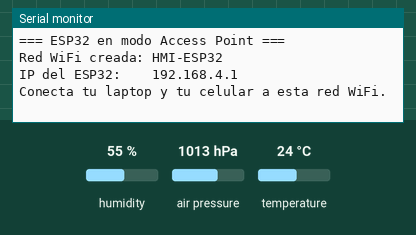
Simulated run of this sketch. Board: ESP32. Parts: the last lines printed to the serial monitor. The test bench sets the inputs (shaded band); at power-on: humidity 55 %, air pressure 1013 hPa, temperature 24 °C.

Above: at 1.5 s.
1.6 s: humidity set to 22 %
At 5.8 s:
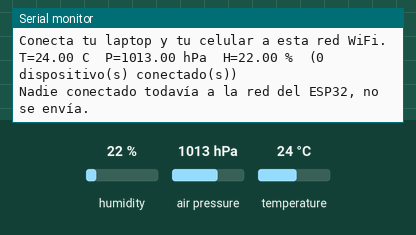
8.9 s: air pressure set to 952 hPa
At 10.8 s:
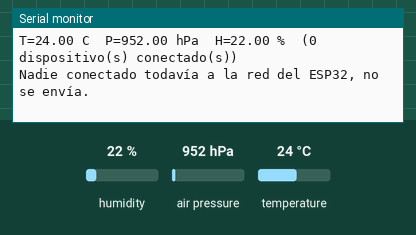
16.2 s: temperature set to 12 °C
At 20.8 s:
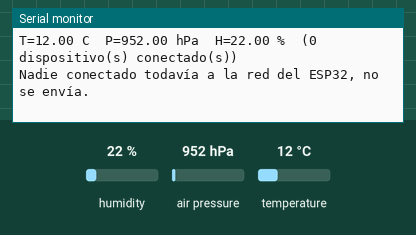

The sketch:

esp32_hmi.ino
```cpp
/*
  esp32_hmi.ino
  ---------------------------------------------------------
  Lee temperatura, presión y humedad de un sensor BME280 y las
  envía por WiFi (HTTP POST, JSON) al backend del HMI.

  MODO ACCESS POINT: el ESP32 NO se conecta a tu router — es al
  revés, el propio ESP32 crea una red WiFi propia. Tu laptop (con
  el servidor Node.js/SQLite) y el celular Android se conectan a
  esa red del ESP32, no hay router de por medio.

  Librerías necesarias (Arduino IDE > Administrador de librerías):
    - "Adafruit BME280 Library" (Adafruit)
    - "Adafruit Unified Sensor" (Adafruit)

  Conexión BME280 (I2C) a un ESP32 típico:
    VIN  -> 3V3
    GND  -> GND
    SCL  -> GPIO 22
    SDA  -> GPIO 21

  Si usas otro sensor (DHT22, BMP280, etc.) solo cambia el
  bloque "LECTURA DE SENSOR" más abajo.
  ---------------------------------------------------------
*/

#include <WiFi.h>
#include <HTTPClient.h>
#include <Wire.h>
#include <Adafruit_Sensor.h>
#include <Adafruit_BME280.h>

// ------------------- CONFIGURACIÓN -------------------

// Nombre y contraseña de la red WiFi que el ESP32 va a crear.
// La contraseña debe tener 8 caracteres o más.
const char* AP_SSID     = "HMI-ESP32";
const char* AP_PASSWORD = "extraccion2024";

// IP fija del ESP32 dentro de su propia red (no la cambies salvo
// que también cambies las instrucciones de la laptop más abajo).
IPAddress AP_IP(192, 168, 4, 1);
IPAddress AP_GATEWAY(192, 168, 4, 1);
IPAddress AP_SUBNET(255, 255, 255, 0);

// IP que le vas a poner MANUALMENTE a la laptop dentro de esta
// misma red (ver README: "Configurar IP fija en la laptop").
// El servidor Node.js (server.js) debe estar corriendo ahí.
const char* SERVER_URL   = "http://192.168.4.2:3000/api/data";

// Debe coincidir con DEVICE_KEY en server.js
const char* DEVICE_KEY   = "cambia-esta-clave";
const char* DEVICE_ID    = "esp32-planta-1";

// Cada cuánto se envía una lectura (ms)
const unsigned long SEND_INTERVAL_MS = 5000;

// -------------------------------------------------------

Adafruit_BME280 bme;
unsigned long lastSend = 0;

void startAccessPoint() {
  WiFi.mode(WIFI_AP);
  WiFi.softAPConfig(AP_IP, AP_GATEWAY, AP_SUBNET);
  WiFi.softAP(AP_SSID, AP_PASSWORD);

  Serial.println();
  Serial.println("=== ESP32 en modo Access Point ===");
  Serial.print("Red WiFi creada: "); Serial.println(AP_SSID);
  Serial.print("IP del ESP32:    "); Serial.println(WiFi.softAPIP());
  Serial.println("Conecta tu laptop y tu celular a esta red WiFi.");
}

void setup() {
  Serial.begin(115200);
  delay(300);

  Wire.begin(21, 22); // SDA, SCL
  if (!bme.begin(0x76)) {          // algunos módulos usan 0x77
    Serial.println("No se encontró el BME280. Revisa el cableado / dirección I2C.");
    while (1) delay(1000);
  }

  startAccessPoint();
}

void sendReading(float tempC, float presHpa, float humPct) {
  // Solo tiene sentido mandar el dato si ya hay al menos un
  // dispositivo conectado a la red del ESP32 (idealmente la laptop).
  if (WiFi.softAPgetStationNum() == 0) {
    Serial.println("Nadie conectado todavía a la red del ESP32, no se envía.");
    return;
  }

  HTTPClient http;
  http.begin(SERVER_URL);
  http.addHeader("Content-Type", "application/json");
  http.addHeader("x-device-key", DEVICE_KEY);

  String payload = "{";
  payload += "\"device_id\":\"" + String(DEVICE_ID) + "\",";
  payload += "\"device_ts\":" + String(millis()) + ",";
  payload += "\"temperature\":" + String(tempC, 2) + ",";
  payload += "\"pressure\":" + String(presHpa, 2) + ",";
  payload += "\"humidity\":" + String(humPct, 2);
  payload += "}";

  int code = http.POST(payload);

  if (code > 0) {
    Serial.printf("POST enviado, respuesta HTTP %d\n", code);
  } else {
    Serial.printf("Error al enviar POST (¿está corriendo server.js en la laptop?): %s\n", http.errorToString(code).c_str());
  }

  http.end();
}

void loop() {
  if (millis() - lastSend >= SEND_INTERVAL_MS) {
    lastSend = millis();

    // ---------------- LECTURA DE SENSOR ----------------
    float tempC   = bme.readTemperature();       // °C
    float presHpa = bme.readPressure() / 100.0F;  // Pa -> hPa
    float humPct  = bme.readHumidity();           // %HR
    // -----------------------------------------------------

    Serial.printf("T=%.2f C  P=%.2f hPa  H=%.2f %%  (%d dispositivo(s) conectado(s))\n",
                  tempC, presHpa, humPct, WiFi.softAPgetStationNum());
    sendReading(tempC, presHpa, humPct);
  }
}
```

Measured:
- after the input at 1.6 s, the serial monitor: prints a new line after 3.4 s (image 1)
- after the input at 8.9 s, the serial monitor: prints a new line after 1.1 s (image 2)
- after the input at 16.2 s, the serial monitor: prints a new line after 3.8 s (image 3)
